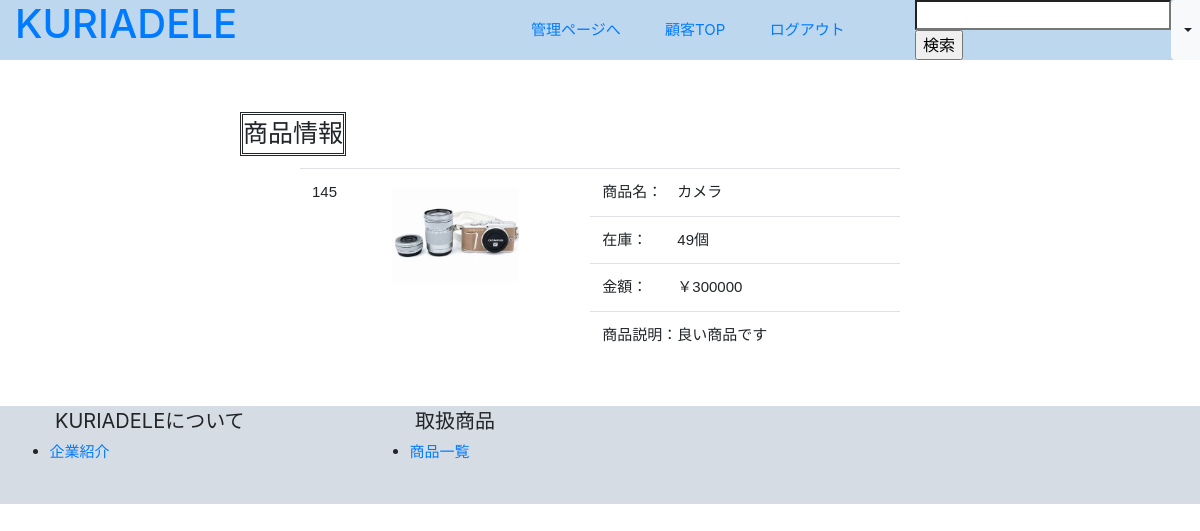
/admin_buy.php?id=145 (signed in), run on an earlier commit of the app's database.
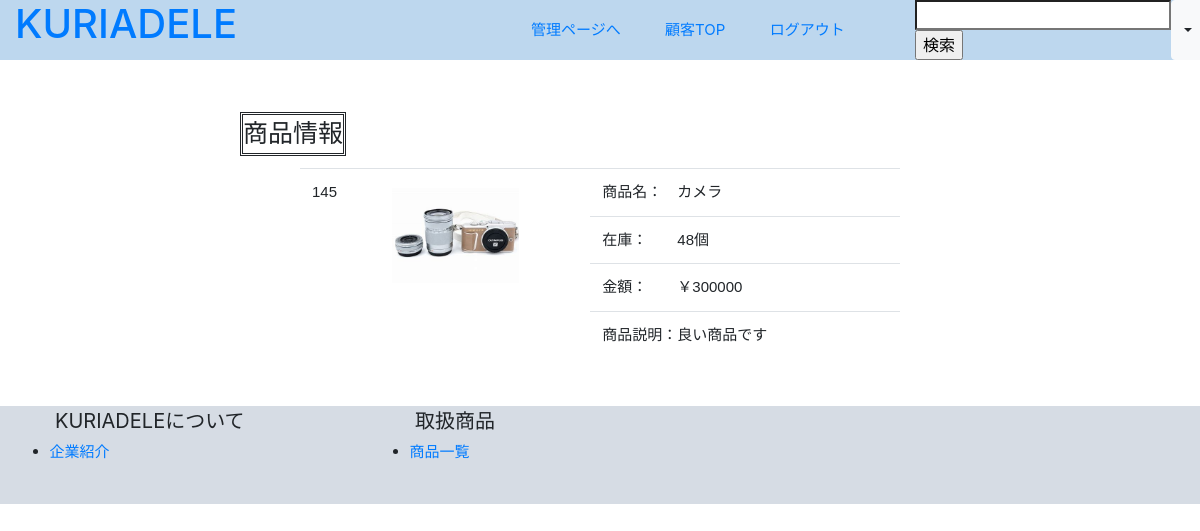
And on a later commit of the database.
### tables this page shows
CREATE TABLE `items` (
  `id` int(11) NOT NULL AUTO_INCREMENT,
  `name` varchar(255) NOT NULL,
  `image` varchar(255) NOT NULL,
  `price` int(11) NOT NULL,
  `stock` int(11) NOT NULL,
  `description` varchar(1000) NOT NULL,
  `created_at` timestamp NOT NULL DEFAULT CURRENT_TIMESTAMP ON UPDATE CURRENT_TIMESTAMP,
  `flag` int(11) NOT NULL,
  PRIMARY KEY (`id`)
);

### admin_buy.php (called while the page is built, shortened)
<?php
    require_once 'daos/item_dao.php';
    $id = null;
    if(isset($_GET['id'])){
        $id = $_GET['id'];
    }
    $item = ItemDAO::get_item_by_id($id);
    include_once 'admin_views/admin_buy_view.php';
?>

### daos/item_dao.php (called while the page is built, shortened)
<?php
    class ItemDAO extends DAO{
        public static function get_item_by_id($id){
            $pdo = null;
            $stmp = null;
            try{
                $pdo = self::get_connection();
                $stmt = $pdo->prepare('SELECT * FROM items WHERE id=:id');
                $stmt->bindParam(':id', $id , PDO::PARAM_INT);
                $stmt->execute();
                $stmt->setFetchMode(PDO::FETCH_CLASS|PDO::FETCH_PROPS_LATE, 'Item');
                $item = $stmt->fetch();
                return $item;
            }catch(PDOException $e){
                return null;
            }finally{
                self::close_connection($pdo, $stmp);
            }
        }
    }
?>

### admin_views/admin_buy_view.php (the view, shortened to what this page needs)
<!doctype html>
<html lang='ja'>
    <head>
        <link rel='stylesheet' href='index.css'>
        <link rel="stylesheet" href="https://stackpath.bootstrapcdn.com/bootstrap/4.5.2/css/bootstrap.min.css">
    </head>
    <body>
        <div class='container-fluid header fixed-top'>
            <div class='row'>
                <span class='col-lg-2 col-md-2 col-auto'>
                    <a href='admin_index.php'><h1>KURIADELE</h1></a>
                </span>
                <span class='col-lg-7 col-md-5 d-none d-lg-block span_a'>
                    <a href='administrator.php' class='span_b'>管理ページへ</a>
                    <a href='index.php' class='span_b'>顧客TOP</a>
                    <a href='admin_logout.php' class='span_b'>ログアウト</a>
                </span>
                <div class='col-lg-3 col-md-5 col-auto span_c'>
                    <form method='GET' action='admin_search.php'>
                        <input type='search' name='name'/>
                        <input type='submit' value='検索'/>
                    </form>
                    <button type="button" class="btn btn-light dropdown-toggle d-none d-sm-block" data-toggle="dropdown"></button>
                </div>
            </div>
        </div>
        <p class='body'>
            <p class='customer'>商品情報</p>
            <table class='container-fluid table col-lg-6'>
                <div class='row'>
                    <tbody>
                        <tr>
                            <td class='table_td'><?= $item->id ?></td>
                            <td class='table_img'><img src='upload/items/<?= $item->image ?>' class='img_td'></img></td>
                            <td class='table_td'>商品名：&emsp;<?= $item->name ?></td>
                            <td class='table_td'>在庫：&emsp;&emsp;<?= $item->stock ?>個</td>
                            <td class='table_td'>金額：&emsp;&emsp;￥<?= $item->price ?></td>
                            <td class='table_td'>商品説明：<?= $item->description ?></td>
                        </tr>
                    </tbody>
                </div>
            </table>
        </p>
        <div class='container-fluid footer'>
            <div class='row'>
            <ul><span class='col-lg-4'>KURIADELEについて</span><br>
                <li><a href='admin_company.php'>企業紹介</a></li>
            </ul>
            <ul><span class='col-lg-4'>取扱商品</span>
                <li><a href='admin_product.php'>商品一覧</a></li>
            </ul>
        </div>
    </body>
</html>

What changed in the data, as far as the page shows it:
changed items "カメラ": stock "49" → "48"
